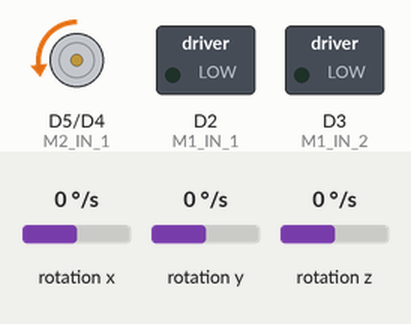
Bench run of a sketch on a simulated Arduino Nano 33 BLE. Shown: motor-driver pin pairs drawn as motors (green arrow = first pin HIGH = forward, orange = second pin HIGH = backward, longer = more drive), switched loads named in the sketch (green lamp = pin HIGH). The inputs (shaded band) are chosen by the test bench; at power-on: rotation z 0 °/s, rotation x 0 °/s, rotation y 0 °/s. What the sketch prints to the serial monitor is not drawn.

Above: at 3.4 s.
3.5 s: rotation z set to 20 °/s
6.5 s: rotation z set to 25 °/s
8.2 s: rotation z set to -9 °/s
11.2 s: rotation z set to -13 °/s
At 12.6 s:
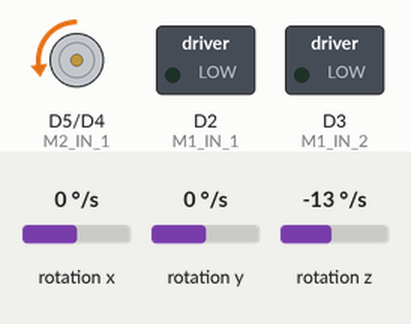
13.3 s: rotation z set to 5 °/s
16.3 s: rotation z set to 8 °/s
At 17.2 s:
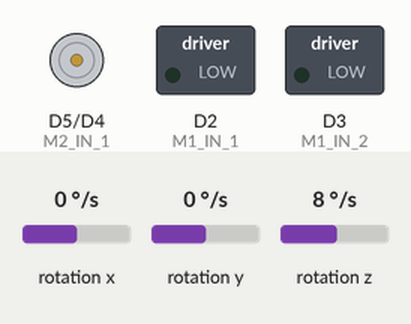
Timing chart, 0 to 19.2 s (numbered marks = the images above; inputs shaded):
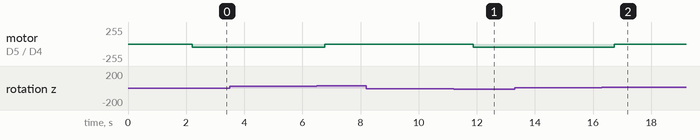

The sketch:

Robot_Turns.ino
```cpp
#include <Arduino_LSM9DS1.h>

float gx, gy, gz;
float I_gz;

float gz_offset = 0;
float gz_offset_s = 0;
long gz_time = 0;
float gz_deg = 0;   //degrees in the z direction
float gz_deg_adjusted = 0;
float gz_vel_old = 0;   //set initial gz value to 0 until it's set in the loop

//motor control pins
const unsigned int M1_IN_1 = 2;
const unsigned int M1_IN_2 = 3;
const unsigned int M2_IN_1 = 5;
const unsigned int M2_IN_2 = 4;

const unsigned int MIN_PWM_VALUE = 0;   //minimum PWM value
const unsigned int MAX_PWM_VALUE = 255; //maximum PWM value not to be exceeded
const unsigned int PWM_VALUE = 60;      //Base moving speed for the robot (for testing purposes)

void M1_forward(unsigned int PWM)
{
  analogWrite(M1_IN_1, 0);
  analogWrite(M1_IN_2, PWM);
}

void M2_forward(unsigned int PWM)
{
  analogWrite(M2_IN_1, 0);
  analogWrite(M2_IN_2, PWM);
}

void M1_stop()
{
  analogWrite(M1_IN_1, 0);
  analogWrite(M1_IN_2, 0);
}


void M2_stop()
{
  analogWrite(M2_IN_1, 0);
  analogWrite(M2_IN_2, 0);
}

void turnRight()
{
    M1_forward(50);
    M2_stop();
}

void turnLeft()
{
    M1_stop();
    M2_forward(50);
}

void moveStop()
{
    M1_stop();
    M2_stop();
}

void setup()
{
  Serial.begin(9600);
  while (!Serial);
  Serial.println("Started");

  float sum_gz = 0;

  if (!IMU.begin()) {
    Serial.println("Failed to initialize IMU!");
    while (1);
  }

  Serial.print("Gyroscope sample rate = ");
  Serial.print(IMU.gyroscopeSampleRate());
  Serial.println(" Hz");
  Serial.println();
  Serial.println("Gyroscope in degrees/second");
  Serial.println("X\tY\tZ");

  unsigned long StartTime = millis();

  for (int i = 0; i<238 ;i++)
  {
     if (IMU.gyroscopeAvailable())
     {
        IMU.readGyroscope(gx, gy, gz);
     }
     sum_gz = sum_gz + gz;
     delay(8.4);  //delay of 8.4 ms between readings
  }
  unsigned long EndTime = millis();
  gz_offset = sum_gz/(238*8.4);   //The correction for gz drift
  gz_offset_s = gz_offset/1000;

  unsigned long EllapsedTime = EndTime - StartTime;
  /*
  Serial.println("Start Time = ");
  Serial.println(StartTime);
  Serial.println();
  Serial.println("End Time = ");
  Serial.println(EndTime);
  Serial.println();
  Serial.println("Time Ellapsed = ");
  Serial.println(EllapsedTime);
  Serial.println();
  Serial.println("Gz sum = ");
  Serial.println(sum_gz);
  Serial.println();
  Serial.println("Gz average = ");
  Serial.println(gz_offset);
  Serial.println();
  */
}

void loop()
{

 //Gyroscope angle calculation
  if (IMU.gyroscopeAvailable()) {
    IMU.readGyroscope(gx, gy, gz);
  }
   unsigned long newgyroTime = millis();
   float deltaTime = newgyroTime - gz_time; //The delta time since the last
   float deltaTimeS = deltaTime/1000;
   float new_gz_vel;
   float avg_gz_vel;

 // Serial.print(newTime);Serial.print("\t");
 // Serial.print(deltaTime);Serial.print("\t");
 // Serial.print(deltaTimeS);Serial.print("\t");

//finding the average angular velocity

  if (gz_time != 0)
  {
    avg_gz_vel = ((gz - gz_offset) + gz_vel_old)/2;  //averaging the current gz velocity minus
    gz_deg = gz_deg + ((avg_gz_vel * deltaTimeS)); //integrating the average ang vel
    gz_deg_adjusted = gz_deg * 90/80;
    Serial.print(gz_deg_adjusted);
    Serial.println();
  }

  gz_time = newgyroTime;
  gz_vel_old = gz;
/*
  //Testing Turn Right
  if (gz_deg_adjusted >= - 75)    //Ashley's Robot needs this to be 74
  {
    turnRight();
    //delay(50);
  }
  else
  {
    moveStop();
  }
*/
  //Testing Turn Left
  if (gz_deg_adjusted <= 75)    //Ashley's Robot needs this to be 74
  {
    turnLeft();
    //delay(50);
  }
  else
  {
    moveStop();
  }

}
```

Measured:
- the behaviour switches between 6 and 7 °/s on rotation z (found by bisection; images 1 and 2)
- after the input at 11.2 s, motor on D5 (M2_IN_1) / D4 (M2_IN_2): stopped → backward 50/255 after 0.68 s instead of 0.98 s
- after the input at 16.3 s, motor on D5 (M2_IN_1) / D4 (M2_IN_2): backward 50/255 → stopped after 0.44 s instead of 0.70 s
